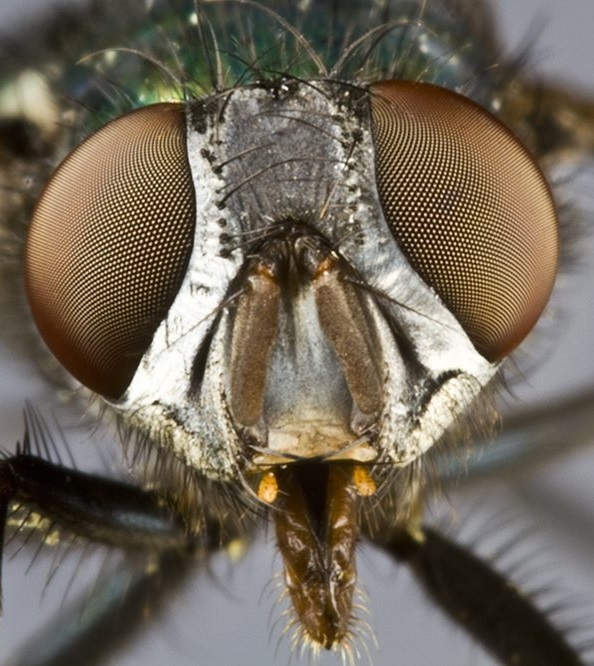
#> input picture cmpe58z- project3/fly_face.jpg, 594 x 666 px
$ jupyter execute --allow-errors Cmpe58z_hw3_Eigen_Faces.ipynb
#> lines starting #> are read from the running program, lines starting #| are printed output that depends on the picture
This project is a face detection project using eigen-faces method.

[cell 1]
import numpy as np
from numpy.linalg import eig
import matplotlib.pyplot as plt
import matplotlib.image as mpimg
from PIL import Image
from skimage.transform import resize

filePath='ORL-DATABASE\\ORL-DATABASE\\'
HEIGHT=112
WIDTH=92
numberOfPeople=40
trainingFaceNo=5
totalFaceNo=10
testFaceNo=totalFaceNo-trainingFaceNo

[cell 2]
#This function reads input and returns in 1d vector-face format
def read_pgm(filePath):
#> called with filePath = 'ORL-DATABASE\\ORL-DATABASE\\s1\\1.pgm'
    pgmf=open(filePath,'rb')
    """Return a raster of integers from a PGM as a list of lists."""
    assert pgmf.readline() == b'P5\n'
    (width, height) = [int(i) for i in pgmf.readline().split()]
    depth = int(pgmf.readline())
    assert depth <= 255

    raster = []
    for y in range(height):
        row = []
        for y in range(width):
            row.append(ord(pgmf.read(1)))
        raster.append(row)
    pgmf.close()
    return matrixToVector(np.array(raster))

def matrixToVector(matrix):
    vector=np.zeros(HEIGHT*WIDTH)
    for i in range(HEIGHT):
        vector[i*WIDTH:i*WIDTH+WIDTH]=matrix[i]
    return vector

def vectorToMatrix(vector):
    matrix=np.zeros(shape=(HEIGHT,WIDTH))
    for i in range(HEIGHT):
        matrix[i]=vector[i*WIDTH:i*WIDTH+WIDTH]
    return matrix

#Read training faces
def returnPersonFacesForTraining(filePath):
#> called with filePath = 'ORL-DATABASE\\ORL-DATABASE\\'
    personFaces=np.zeros(shape=(numberOfPeople,trainingFaceNo,HEIGHT*WIDTH))
    for i in range(numberOfPeople):
        for j in range(trainingFaceNo):
            personFaces[i][j]=read_pgm(filePath+"s"+str(i+1)+"\\"+str(j+1)+".pgm")
    return personFaces

#Read test faces
def returnPersonFacesForTest(filePath):
    personFaces=np.zeros(shape=(numberOfPeople,testFaceNo,HEIGHT*WIDTH))
    for i in range(numberOfPeople):
        for j in range(trainingFaceNo,totalFaceNo):
            personFaces[i][j-trainingFaceNo]=read_pgm(filePath+"s"+str(i+1)+"\\"+str(j+1)+".pgm")
    return personFaces

[cell 3]
image=read_pgm(filePath+"s1\\1.pgm")

#> (the rest of this cell did not finish here and is left out)

#> (a cell that did not finish here is left out)

[cell 5]
print("Test image correctness by plotting:")
plt.gray()
imgplot = plt.imshow(vectorToMatrix(image))
plt.show()
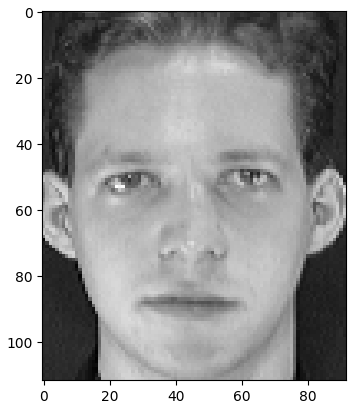
#> figure drawn by matplotlib, 1 panel

print("Average Face:")
#> (the rest of this cell did not finish here and is left out)

[cell 6]
#Proper set of normalized vectors
normalizedFaces=np.zeros(shape=(numberOfPeople,trainingFaceNo,HEIGHT*WIDTH))

#This matrix is for generating covariance matrix
A=np.zeros(shape=(HEIGHT*WIDTH,numberOfPeople*trainingFaceNo))

#> (the rest of this cell did not finish here and is left out)

#> (a cell that did not finish here is left out)

[cell 8]
baseEigenvectors=np.zeros(shape=(200,HEIGHT*WIDTH))
#> (the rest of this cell did not finish here and is left out)

[cell 9]
#Draw eigenfaces
print("Top 20 eigenFaces:")
for i in range(20):
    imgplot = plt.imshow(vectorToMatrix(baseEigenvectors[i]))
    plt.show()
#> this loop made 20 passes
#> pass 1, `plt.show()`:
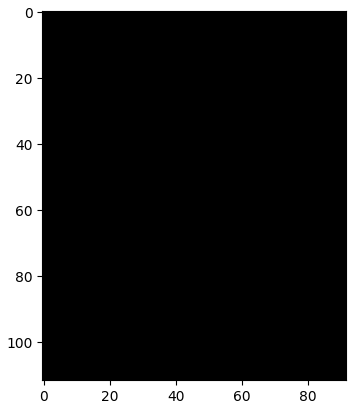
#> figure drawn by matplotlib, 1 panel
#Draw average face
print("Average Face:")
#> (the rest of this cell did not finish here and is left out)

[cell 10]
#Do reconstruction of an image on eigenvector base

print("Reconstructions & original face:")

noOfBaseVectors=[1,2,3,5,10,20,40,60,80,100,120,140,160,180,200]
#> (the rest of this cell did not finish here and is left out)

[cell 11]
def rgb2gray(rgb):
    return np.dot(rgb[...,:3], [0.2989, 0.5870, 0.1140])

img = mpimg.imread('fly_face.jpg')
#> img is the input picture: shape (666, 594, 3); mean R, G, B 112.7, 103.3, 89.2
gray = rgb2gray(img)
#> in rgb2gray, `return np.dot(rgb[...,:3], [0.2989, 0.5870, 0.1140])`:
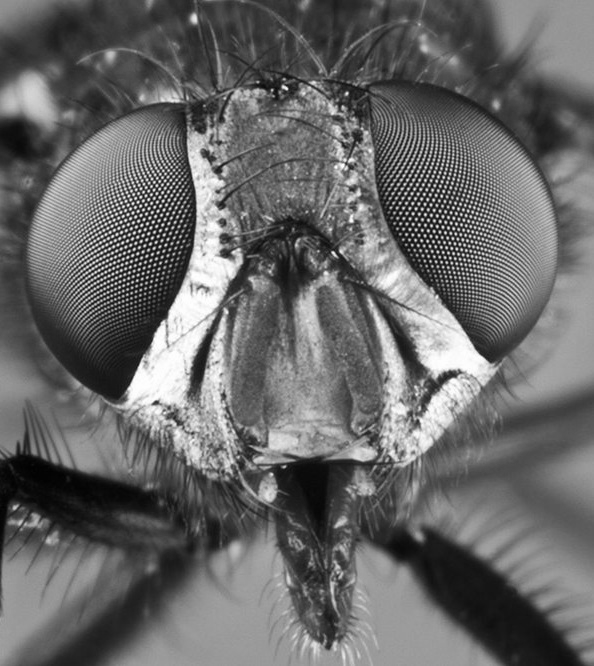
#> returned value: shape (666, 594) float64; min 1.18, max 255, mean 104.4
size=(HEIGHT,WIDTH)
print("Check image shape, original, resized, 1d")
print(gray.shape)
#| (666, 594)
fly = resize(gray, size)
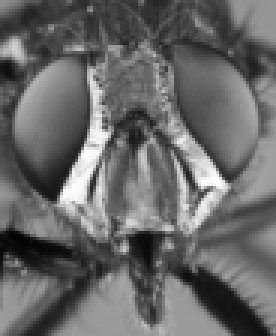
#> fly: shape (112, 92) float64 (shown 3 times larger); min 4.02, max 253.5, mean 104.5
print(fly.shape)
#| (112, 92)
fly=matrixToVector(fly)
#> fly = 10304 values, max 253.5 at index 5910, min 4.02 at index 7274, mean 104.5
print(fly.shape)
#| (10304,)

print("\nNow try with a non human face, and see that it can not represent the face in 200 vector domain with human face training set")

#Do reconstruction of an image on eigenvector base
print("Reconstructions:")

noOfBaseVectors=[1,2,3,5,10,20,40,60,80,100,120,140,160,180,200]
#> (the rest of this cell did not finish here and is left out)

[cell 12]
#Mapping of images

def mapToEigenBase(eigenVectors,personFace):
    mappedVector=np.zeros(eigenVectors.shape[0])
    for i in range(eigenVectors.shape[0]):
        mappedVector[i]=np.dot(eigenVectors[i],(personFace-averageFace))
    return mappedVector

trainingFacesInEigenBase=np.zeros(shape=(numberOfPeople,trainingFaceNo,numberOfPeople*trainingFaceNo))
testFacesInEigenBase=np.zeros(shape=(numberOfPeople,trainingFaceNo,numberOfPeople*trainingFaceNo))

#> (the rest of this cell did not finish here and is left out)

[cell 13]
#Classification Of Test Images
#Closest face is selected as identification in eigenVector base domain
#Distance is euclidean metric
allVariances=[]
allIdentificationRate=[]
#> (the rest of this cell did not finish here and is left out)

[cell 14]
print("Normalized Face:")
imgplot = plt.imshow(vectorToMatrix(normalizedFaces[0,0]))

$ run again, with cmpe58z- project3/ORL-DATABASE/ORL-DATABASE/s1/6.pgm saved as cmpe58z- project3/fly_face.jpg
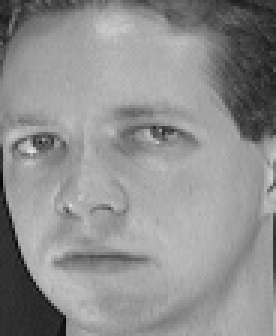
#> input picture cmpe58z- project3/ORL-DATABASE/ORL-DATABASE/s1/6.pgm, 92 x 112 px (shown 3 times larger)
#> img is the input picture: shape (112, 92); min 5, max 225, mean 143.2
#> gray = 112 values, max 153.5 at index 46, min 33.08 at index 6, mean 81.15
#| (112,)
#> `fly = resize(gray, size)`:
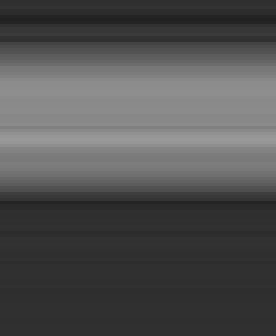
#> fly: shape (112, 92) float64 (shown 3 times larger); min 33.08, max 153.5, mean 81.2
#| (112, 92)
#> `fly=matrixToVector(fly)`: fly = 10304 values, max 153.5 at index 4232, min 33.08 at index 552, mean 81.15
#| (10304,)

$ run again, with cmpe58z- project3/ORL-DATABASE/ORL-DATABASE/s1/7.pgm saved as cmpe58z- project3/fly_face.jpg
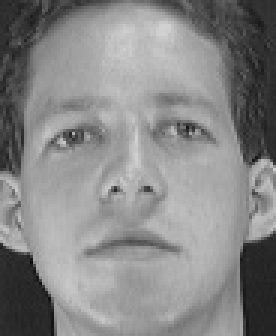
#> input picture cmpe58z- project3/ORL-DATABASE/ORL-DATABASE/s1/7.pgm, 92 x 112 px (shown 3 times larger)
#> img is the input picture: shape (112, 92); min 11, max 210, mean 134.5
#> gray = 112 values, max 187.8 at index 76, min 40.84 at index 97, mean 74.84
#| (112,)
#> `fly = resize(gray, size)`:
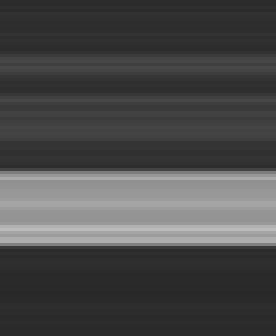
#> fly: shape (112, 92) float64 (shown 3 times larger); min 40.84, max 187.8, mean 74.8
#| (112, 92)
#> `fly=matrixToVector(fly)`: fly = 10304 values, max 187.8 at index 6992, min 40.84 at index 8924, mean 74.84
#| (10304,)

$ run again, with cmpe58z- project3/ORL-DATABASE/ORL-DATABASE/s1/8.pgm saved as cmpe58z- project3/fly_face.jpg
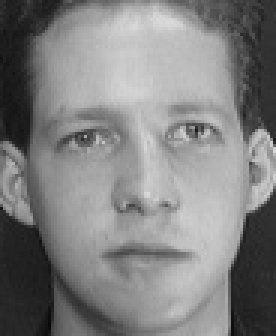
#> input picture cmpe58z- project3/ORL-DATABASE/ORL-DATABASE/s1/8.pgm, 92 x 112 px (shown 3 times larger)
#> img is the input picture: shape (112, 92); min 8, max 219, mean 128.4
#> gray = 112 values, max 152.3 at index 61, min 23.83 at index 34, mean 53.78
#| (112,)
#> `fly = resize(gray, size)`:
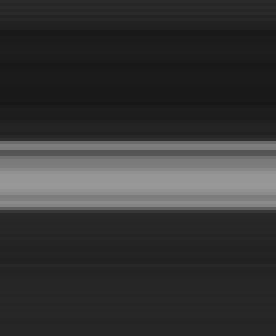
#> fly: shape (112, 92) float64 (shown 3 times larger); min 23.83, max 152.3, mean 53.8
#| (112, 92)
#> `fly=matrixToVector(fly)`: fly = 10304 values, max 152.3 at index 5612, min 23.83 at index 3128, mean 53.78
#| (10304,)
